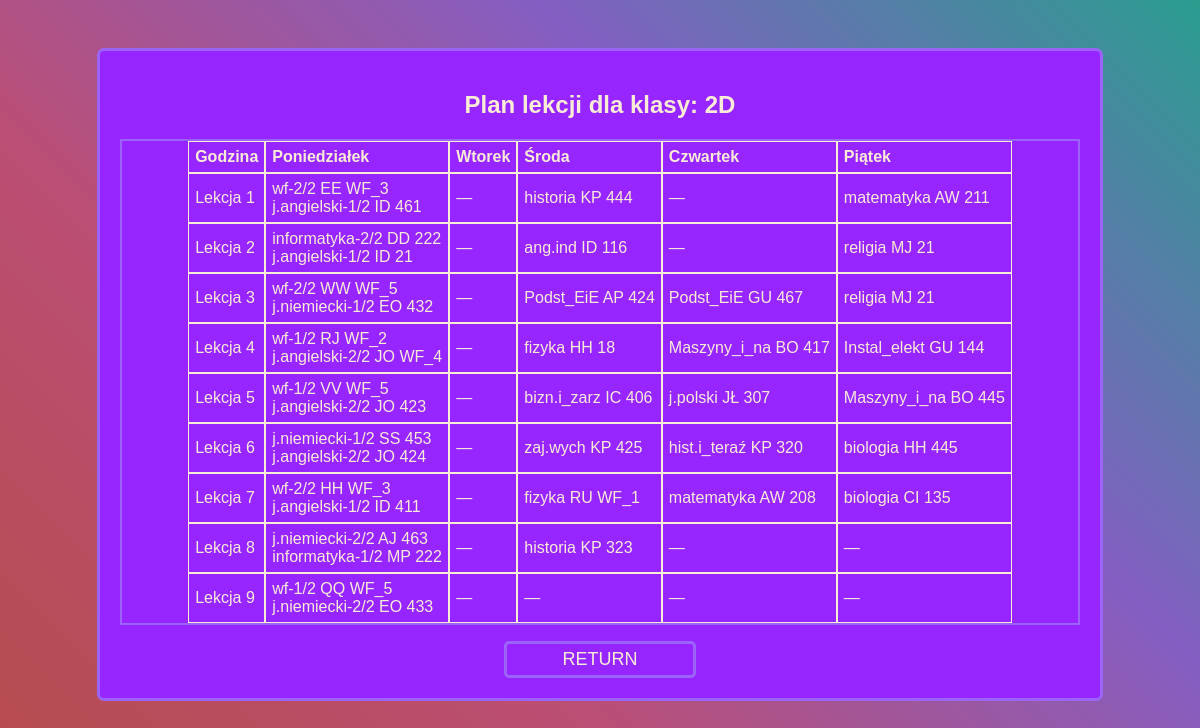
The app's page /classes/2D.php with its own data.
### tables this page shows
CREATE TABLE `plan_lekcji` (
  `id` int(11) NOT NULL,
  `id_k` tinyint(4) DEFAULT NULL,
  `id_p` tinyint(4) DEFAULT NULL,
  `grupa` char(3) NOT NULL DEFAULT '1/1',
  `id_n` tinyint(4) DEFAULT NULL,
  `id_s` tinyint(4) DEFAULT NULL,
  `id_g` tinyint(4) DEFAULT NULL,
  `dzien` tinyint(4) DEFAULT NULL
);

### classes/2D.php (the view, shortened to what this page needs)
<?php
$class = '2D';
?>
<!DOCTYPE html>
<html lang="pl">
<head>
    <link rel="stylesheet" href="./CSS/admin-style.css">
</head>
<body class="background">
    <div class="menu-main">
        <?php
        $pdo = new PDO('mysql:host=localhost;dbname=plan_lekcji', 'root', '');
        $pdo->setAttribute(PDO::ATTR_ERRMODE, PDO::ERRMODE_EXCEPTION);
        $sql = "SELECT * FROM widok_plan_lekcji WHERE klasa = :class ORDER BY dzien, id_g";
        $stmt = $pdo->prepare($sql);
        $stmt->bindParam(':class', $class, PDO::PARAM_STR);
        $stmt->execute();
        $results = $stmt->fetchAll(PDO::FETCH_ASSOC);
        if ($results) {
            $schedule = [];
            foreach ($results as $row) {
                $schedule[$row['dzien']][$row['id_g']][] = [
                    'przedmiot' => $row['przedmiot'],
                    'grupa' => $row['grupa'],
                    'nauczyciele' => $row['nauczyciele'],
                    'sala' => $row['sala']
                ];
            }
            echo "<h2>Plan lekcji dla klasy: $class</h2>";
            echo "<table cellspacing='0>";
            echo "<tr class='column'><th class='rekord'>Godzina</th>";
            $daysOfWeek = ['Poniedziałek', 'Wtorek', 'Środa', 'Czwartek', 'Piątek'];
            foreach ($daysOfWeek as $day) {
                echo "<th class='rekord'>$day</th>";
            }
            for ($hour = 1; $hour <= 9; $hour++) {
                echo "<tr class='column'>";
                echo "<td class='rekord'>Lekcja $hour</td>";
                for ($day = 1; $day <= 5; $day++) {
                    echo "<td class='rekord'>";
                    if (!empty($schedule[$day][$hour])) {
                        foreach ($schedule[$day][$hour] as $lesson) {
                            if($lesson['grupa']=='1/1')
                            echo htmlspecialchars($lesson['przedmiot']) . " ";
                            else
                            echo htmlspecialchars($lesson['przedmiot']) . "-" . htmlspecialchars($lesson['grupa']) . " ";
                            echo htmlspecialchars($lesson['nauczyciele']) . " ";
                            echo htmlspecialchars($lesson['sala']) . "<br>";
                        }
                    } else {
                        echo "—";
                    }
                    echo "</td>";
                }
                echo "</tr>";
            }
            echo "</table>
            <form action='../index.php' method='post'>
                <input type='submit' name='submit' class='return' value='RETURN'>
            </form>";
        } else {
            echo "<p>Brak wyników для класса $class</p>";
        }
        ?>
    </div>
</body>
</html>

### CSS/admin-style.css (style rules this page uses)
body, html { display: flex; margin: 0; padding: 0; height: 100%; font-family: Arial, sans-serif; color: antiquewhite !important; overflow-x: hidden; }
.background { position: absolute; top: 0; left: 0; right: 0; bottom: 0; background: linear-gradient(45deg, #b64c4c, #bb4e74, #845ec2, #2a9d8f); background-size: cover; background-attachment: fixed; animation: gradientMove 5s infinite alternate; }
table { text-align: center; display: flex; justify-content: center; width: auto; color: antiquewhite; word-wrap: break-word; border: 2px solid #9c63f8; }
th, td { border: antiquewhite 1px solid; width: fit-content; text-align: left; padding: 6px; }
.menu-main { background-color: #9625ff; border: 3px solid #9c63f8; border-radius: 7px; text-align: center; flex-direction: row; margin: auto; width: 80%; padding: 20px; margin-top: 4%; }
.return { background-color: #9625ff; border: 3px solid #9c63f8; border-radius: 5px; text-align: center; min-width: 100px; color:antiquewhite; margin-top: 2vh; font-size: large; width: 20%; padding: 5px; }

### records on screen
plan_lekcji: przedmiot "wf", grupa "2/2", nauczyciele "EE", sala "WF_3"
plan_lekcji: przedmiot "j.angielski", grupa "1/2", nauczyciele "ID", sala "461"
plan_lekcji: przedmiot "historia", nauczyciele "KP", sala "444"
plan_lekcji: przedmiot "matematyka", nauczyciele "AW", sala "211"
plan_lekcji: przedmiot "informatyka", grupa "2/2", nauczyciele "DD", sala "222"
plan_lekcji: przedmiot "j.angielski", grupa "1/2", nauczyciele "ID", sala "21"
plan_lekcji: przedmiot "ang.ind", nauczyciele "ID", sala "116"
plan_lekcji: przedmiot "wf", grupa "2/2", nauczyciele "WW", sala "WF_5"
plan_lekcji: przedmiot "j.niemiecki", grupa "1/2", nauczyciele "EO", sala "432"
plan_lekcji: przedmiot "Podst_EiE", nauczyciele "AP", sala "424"
plan_lekcji: przedmiot "Podst_EiE", nauczyciele "GU", sala "467"
plan_lekcji: przedmiot "wf", grupa "1/2", nauczyciele "RJ", sala "WF_2"
plan_lekcji: przedmiot "j.angielski", grupa "2/2", nauczyciele "JO", sala "WF_4"
plan_lekcji: przedmiot "fizyka", nauczyciele "HH", sala "18"
plan_lekcji: przedmiot "Maszyny_i_na", nauczyciele "BO", sala "417"
plan_lekcji: przedmiot "Instal_elekt", nauczyciele "GU", sala "144"
plan_lekcji: przedmiot "wf", grupa "1/2", nauczyciele "VV", sala "WF_5"
plan_lekcji: przedmiot "j.angielski", grupa "2/2", nauczyciele "JO", sala "423"
plan_lekcji: przedmiot "bizn.i_zarz", nauczyciele "IC", sala "406"
plan_lekcji: przedmiot "j.polski", nauczyciele "JŁ", sala "307"
plan_lekcji: przedmiot "Maszyny_i_na", nauczyciele "BO", sala "445"
plan_lekcji: przedmiot "j.niemiecki", grupa "1/2", nauczyciele "SS", sala "453"
plan_lekcji: przedmiot "j.angielski", grupa "2/2", nauczyciele "JO", sala "424"
plan_lekcji: przedmiot "zaj.wych", nauczyciele "KP", sala "425"
plan_lekcji: przedmiot "hist.i_teraź", nauczyciele "KP", sala "320"
plan_lekcji: przedmiot "biologia", nauczyciele "HH", sala "445"
plan_lekcji: przedmiot "wf", grupa "2/2", nauczyciele "HH", sala "WF_3"
plan_lekcji: przedmiot "j.angielski", grupa "1/2", nauczyciele "ID", sala "411"
plan_lekcji: przedmiot "fizyka", nauczyciele "RU", sala "WF_1"
plan_lekcji: przedmiot "matematyka", nauczyciele "AW", sala "208"
plan_lekcji: przedmiot "biologia", nauczyciele "CI", sala "135"
plan_lekcji: przedmiot "j.niemiecki", grupa "2/2", nauczyciele "AJ", sala "463"
plan_lekcji: przedmiot "informatyka", grupa "1/2", nauczyciele "MP", sala "222"
plan_lekcji: przedmiot "historia", nauczyciele "KP", sala "323"
plan_lekcji: przedmiot "wf", grupa "1/2", nauczyciele "QQ", sala "WF_5"
plan_lekcji: przedmiot "j.niemiecki", grupa "2/2", nauczyciele "EO", sala "433"

### other values on screen
$class "2D"
$day "Poniedziałek"
$day "Wtorek"
$day "Środa"
$day "Czwartek"
$day "Piątek"
$lesson['przedmiot'] "religia"
$lesson['nauczyciele'] "MJ"
$lesson['sala'] "21"
